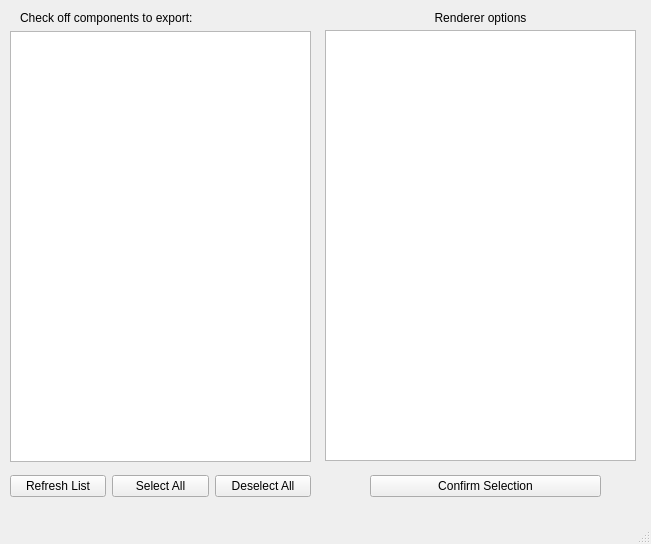
<?xml version="1.0" encoding="UTF-8"?>
<ui version="4.0">
 <class>MainWindow</class>
 <widget class="QMainWindow" name="MainWindow">
  <property name="geometry">
   <rect>
    <x>0</x>
    <y>0</y>
    <width>651</width>
    <height>544</height>
   </rect>
  </property>
  <property name="windowTitle">
   <string>HFSS Renderer</string>
  </property>
  <widget class="QWidget" name="centralwidget">
   <widget class="QLabel" name="instructionsLabel">
    <property name="geometry">
     <rect>
      <x>20</x>
      <y>10</y>
      <width>201</width>
      <height>16</height>
     </rect>
    </property>
    <property name="text">
     <string>Check off components to export:</string>
    </property>
   </widget>
   <widget class="QWidget" name="horizontalLayoutWidget_2">
    <property name="geometry">
     <rect>
      <x>10</x>
      <y>470</y>
      <width>301</width>
      <height>32</height>
     </rect>
    </property>
    <layout class="QHBoxLayout" name="horizontalLayout_4">
     <item>
      <widget class="QPushButton" name="refreshButton">
       <property name="text">
        <string>Refresh List</string>
       </property>
      </widget>
     </item>
     <item>
      <widget class="QPushButton" name="selectAllButton">
       <property name="text">
        <string>Select All</string>
       </property>
      </widget>
     </item>
     <item>
      <widget class="QPushButton" name="deselectAllButton">
       <property name="text">
        <string>Deselect All</string>
       </property>
      </widget>
     </item>
    </layout>
   </widget>
   <widget class="QListView" name="listView">
    <property name="geometry">
     <rect>
      <x>10</x>
      <y>31</y>
      <width>301</width>
      <height>431</height>
     </rect>
    </property>
   </widget>
   <widget class="QTreeView_Base" name="treeView">
    <property name="geometry">
     <rect>
      <x>325</x>
      <y>30</y>
      <width>311</width>
      <height>431</height>
     </rect>
    </property>
    <property name="rootIsDecorated">
     <bool>false</bool>
    </property>
   </widget>
   <widget class="QLabel" name="instructionsLabel_2">
    <property name="geometry">
     <rect>
      <x>380</x>
      <y>10</y>
      <width>201</width>
      <height>16</height>
     </rect>
    </property>
    <property name="text">
     <string>Renderer options</string>
    </property>
    <property name="alignment">
     <set>Qt::AlignCenter</set>
    </property>
   </widget>
   <widget class="QWidget" name="horizontalLayoutWidget">
    <property name="geometry">
     <rect>
      <x>370</x>
      <y>470</y>
      <width>231</width>
      <height>32</height>
     </rect>
    </property>
    <layout class="QHBoxLayout" name="horizontalLayout" stretch="0">
     <item>
      <widget class="QPushButton" name="confirmButton">
       <property name="text">
        <string>Confirm Selection</string>
       </property>
      </widget>
     </item>
    </layout>
   </widget>
  </widget>
  <widget class="QMenuBar" name="menubar">
   <property name="geometry">
    <rect>
     <x>0</x>
     <y>0</y>
     <width>651</width>
     <height>22</height>
    </rect>
   </property>
  </widget>
  <widget class="QStatusBar" name="statusbar"/>
 </widget>
 <customwidgets>
  <customwidget>
   <class>QTreeView_Base</class>
   <extends>QTreeView</extends>
   <header>.tree_view_base</header>
  </customwidget>
 </customwidgets>
 <resources>
  <include location="../../../qiskit-metal/qiskit_metal/_gui/main_window_rc.qrc"/>
 </resources>
 <connections>
  <connection>
   <sender>selectAllButton</sender>
   <signal>clicked()</signal>
   <receiver>MainWindow</receiver>
   <slot>select_all()</slot>
   <hints>
    <hint type="sourcelabel">
     <x>242</x>
     <y>507</y>
    </hint>
    <hint type="destinationlabel">
     <x>325</x>
     <y>290</y>
    </hint>
   </hints>
  </connection>
  <connection>
   <sender>deselectAllButton</sender>
   <signal>clicked()</signal>
   <receiver>MainWindow</receiver>
   <slot>deselect_all()</slot>
   <hints>
    <hint type="sourcelabel">
     <x>408</x>
     <y>507</y>
    </hint>
    <hint type="destinationlabel">
     <x>325</x>
     <y>290</y>
    </hint>
   </hints>
  </connection>
  <connection>
   <sender>refreshButton</sender>
   <signal>clicked()</signal>
   <receiver>MainWindow</receiver>
   <slot>refresh()</slot>
   <hints>
    <hint type="sourcelabel">
     <x>89</x>
     <y>507</y>
    </hint>
    <hint type="destinationlabel">
     <x>325</x>
     <y>290</y>
    </hint>
   </hints>
  </connection>
  <connection>
   <sender>confirmButton</sender>
   <signal>clicked()</signal>
   <receiver>MainWindow</receiver>
   <slot>choose_checked_components()</slot>
   <hints>
    <hint type="sourcelabel">
     <x>485</x>
     <y>507</y>
    </hint>
    <hint type="destinationlabel">
     <x>325</x>
     <y>271</y>
    </hint>
   </hints>
  </connection>
 </connections>
 <slots>
  <slot>export_file()</slot>
  <slot>browse_folders()</slot>
  <slot>select_all()</slot>
  <slot>deselect_all()</slot>
  <slot>refresh()</slot>
  <slot>choose_checked_components()</slot>
 </slots>
</ui>
